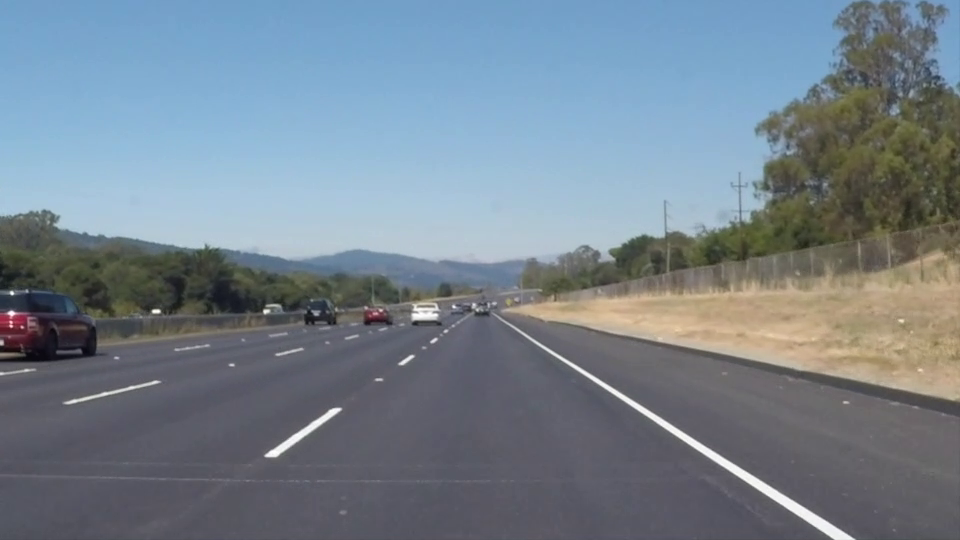
#> input picture frame 22 of Zadatak/test_videos/project_video01.mp4, 960 x 540 px
$ python videos_step.py   (older library calls are emulated)
#> lines starting #> are read from the running program, lines starting #| are printed output that depends on the picture; after the words box and inside, x2 and y2 are one past the last pixel; in counts of white or black regions, pixels touching at a corner belong together
#> (reads Zadatak/camera_cal/calib.npz from the repository)
### Zadatak/lane_finding/perspective.py
import cv2
import numpy as np

PROFILES_SRC = {
    # test_images/straight_lines1.jpg and straight_lines2.jpg (1280x720, hood at y ~ 0.94h)
    "highway_1280": [(0.443, 0.650), (0.557, 0.650), (0.801, 0.940), (0.199, 0.940)],
    # test_images/solidWhiteRight.jpg and solidYellowLeft.jpg (960x540, no hood visible)
    "highway_960": [(0.428, 0.650), (0.572, 0.650), (0.816, 0.940), (0.184, 0.940)],
    # challenge02.mp4: same resolution but the camera is mounted lower (horizon at ~0.61h);
    # points taken from the straight part of the video (frames 300-480)
    "low_camera": [(0.472, 0.676), (0.568, 0.676), (0.772, 0.940), (0.268, 0.940)],
    # challenge03.mp4: mountain road with sharp curves - shorter look-ahead;
    # points taken from the straight part of the video (frame 559)
    "mountain": [(0.393, 0.700), (0.584, 0.700), (0.781, 0.940), (0.195, 0.940)],
}
DST_REL = [(0.35, 0.0), (0.65, 0.0), (0.65, 1.0), (0.35, 1.0)]

ROI_MARGIN = 0.15
ROI_SIDE_DROP = 0.10

# Lane width in the bird's-eye view, relative to the image width
LANE_WIDTH_REL = DST_REL[1][0] - DST_REL[0][0]

def default_profile(img_size):
    w, _ = img_size
    return "highway_960" if w == 960 else "highway_1280"


class Perspective:

    def __init__(self, img_size, profile=None):
        self.w, self.h = img_size
        self.profile = profile or default_profile(img_size)
        self.src = np.float32([[x * self.w, y * self.h] for x, y in PROFILES_SRC[self.profile]])
        self.dst = np.float32([[x * self.w, y * self.h] for x, y in DST_REL])
        self.M = cv2.getPerspectiveTransform(self.src, self.dst)
        self.Minv = cv2.getPerspectiveTransform(self.dst, self.src)
        self.roi_polygon = self._roi_polygon()
        self.roi = self.warp(self._roi_camera(), flags=cv2.INTER_NEAREST)

    def _roi_polygon(self):

        tl, tr, br, bl = self.src
        m = ROI_MARGIN * self.w
        side_y = tl[1] + ROI_SIDE_DROP * self.h
        return np.int32([[tl[0] - m, tl[1]], [tr[0] + m, tr[1]], [self.w - 1, side_y],
                         [self.w - 1, br[1]], [0, bl[1]], [0, side_y]])

    def _roi_camera(self):
        mask = np.zeros((self.h, self.w), np.uint8)
        cv2.fillPoly(mask, [self.roi_polygon], 255)
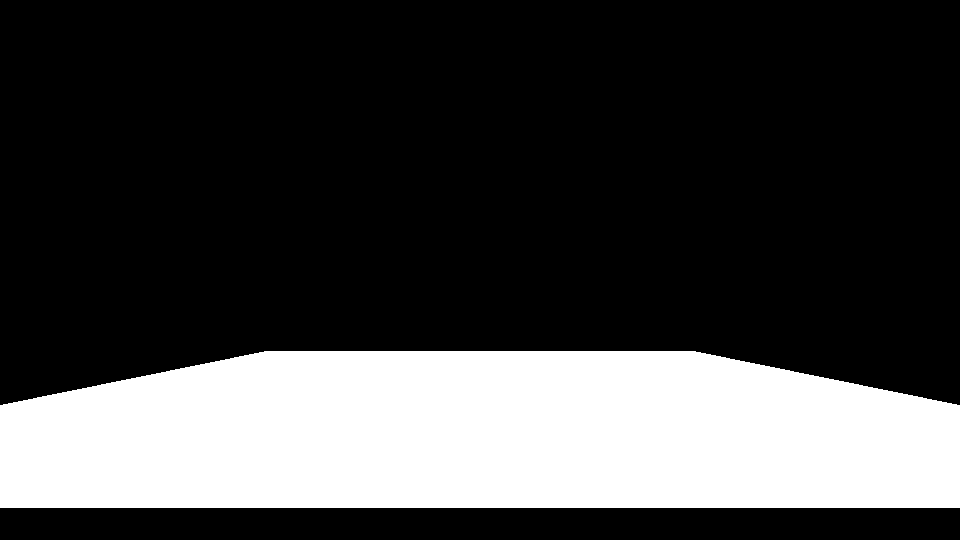
#> mask: shape (540, 960); 26.3% white; 1 white region, box (x1, y1, x2, y2) and area: (0, 351, 960, 508) 136302
        return mask

    def warp(self, img, flags=cv2.INTER_LINEAR):
        return cv2.warpPerspective(img, self.M, (self.w, self.h), flags=flags)

    def vehicle_x(self):
        bottom_y = self.src[2][1]
        pt = cv2.perspectiveTransform(np.float32([[[self.w / 2, bottom_y]]]), self.M)
        return float(pt[0, 0, 0])

    def unwarp(self, img, flags=cv2.INTER_LINEAR):
        return cv2.warpPerspective(img, self.Minv, (self.w, self.h), flags=flags)


# [7 lines left out: function warper, not called in this run]

### Zadatak/process_video.py
"""Run the pipeline on a video.

    python process_video.py test_videos/project_video01.mp4
    python process_video.py test_videos/challenge02.mp4 --profile low_camera --diag

Writes docs/videos/<name>.mp4, docs/videos/<name>.csv (one row per frame)
and with --diag also docs/videos/<name>_diag.mp4 (six-panel diagnostic view).
"""
import argparse
import csv
import os
import time

import cv2

from lane_finding.calibration import load_calibration
from lane_finding.diagnostics import diagnostic_view
from lane_finding.perspective import PROFILES_SRC
from lane_finding.pipeline import LaneFinder

ROOT = os.path.dirname(os.path.abspath(__file__))


def process_video(path, profile=None, diag=False, out_dir=None):
    out_dir = out_dir or os.path.normpath(os.path.join(ROOT, "..", "docs", "videos"))
    os.makedirs(out_dir, exist_ok=True)
    name = os.path.splitext(os.path.basename(path))[0]
    mtx, dist = load_calibration(os.path.join(ROOT, "camera_cal", "calib.npz"))

    cap = cv2.VideoCapture(path)
    if not cap.isOpened():
        raise OSError(f"Cannot open {path}")
    fps = cap.get(cv2.CAP_PROP_FPS)
    w, h = int(cap.get(cv2.CAP_PROP_FRAME_WIDTH)), int(cap.get(cv2.CAP_PROP_FRAME_HEIGHT))
    fourcc = cv2.VideoWriter_fourcc(*"mp4v")
    out = cv2.VideoWriter(os.path.join(out_dir, name + ".mp4"), fourcc, fps, (w, h))
    out_diag = cv2.VideoWriter(os.path.join(out_dir, name + "_diag.mp4"), fourcc, fps,
                               (w // 2 * 2, h // 2 * 3)) if diag else None

    if not out.isOpened() or (out_diag is not None and not out_diag.isOpened()):
        cap.release()
        raise OSError("Cannot open the output video (codec or output folder problem)")

    finder = LaneFinder((w, h), mtx, dist, profile, video=True)
    rows = []
    start = time.time()
    while True:
        ok, frame = cap.read()
#> frame is the input picture: shape (540, 960, 3); mean B, G, R 141.9, 130.7, 117.7
        if not ok:
            break
        r = finder.process(frame)
#> call 2 of warp, with flags = 1
#> in warp (call 2), `return cv2.warpPerspective(img, self.M, (self.w, self.h), flags=flags)`:
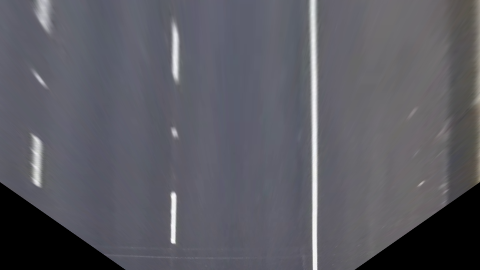
#> returned value: shape (540, 960, 3) (shown at 1/2 size); mean of channels 0, 1, 2 98.6, 90.9, 90.9; drawn as B, G, R
        out.write(r.image)
        if out_diag is not None:
            out_diag.write(diagnostic_view(r, len(rows)))
        rows.append({"frame": len(rows), "status": r.status,
                     "radius_m": "" if r.radius_m is None else round(r.radius_m, 1),
                     "offset_m": "" if r.offset_m is None else round(r.offset_m, 3),
                     "lane_width_m": "" if r.width_m is None else round(r.width_m, 3),
                     "alert": int(r.alert),
                     **{f"conf{i}": round(c, 2) for i, c in enumerate(r.confidences)},
                     **{f"state{i}": s for i, s in enumerate(r.states)}})
    cap.release()
    out.release()
    if out_diag is not None:
        out_diag.release()
    if not rows:
        raise RuntimeError(f"No frames could be read from {path}")
    expected = int(cv2.VideoCapture(path).get(cv2.CAP_PROP_FRAME_COUNT))
    if expected > 0 and len(rows) != expected:
        raise RuntimeError(f"{name}: decoded {len(rows)} of {expected} frames")
    written = cv2.VideoCapture(os.path.join(out_dir, name + ".mp4"))
    if int(written.get(cv2.CAP_PROP_FRAME_COUNT)) != len(rows):
        raise RuntimeError(f"{name}: the written video does not contain all {len(rows)} frames")
    written.release()

    with open(os.path.join(out_dir, name + ".csv"), "w", newline="") as f:
        writer = csv.DictWriter(f, fieldnames=list(rows[0]))
        writer.writeheader()
        writer.writerows(rows)

    counts = {s: sum(r["status"] == s for r in rows) for s in ("measured", "held", "inferred", "missing")}
    print(f"{name}: {len(rows)} frames, profile={finder.profile}, {time.time() - start:.0f} s, {counts}")
    return rows


# [8 lines that do not run on import are left out]

### Zadatak/lane_finding/thresholds.py
import cv2
import numpy as np

# Yellow in HSV (OpenCV: H 0-180, S and V 0-255)
YELLOW_LOW = np.array([15, 80, 100])
YELLOW_HIGH = np.array([35, 255, 255])

# Region of the road in front of the car (relative), used for the R histogram.
ROAD_Y = (0.65, 0.92)
ROAD_X = (0.25, 0.75)

R_PERCENTILE = 90       # "bright asphalt" level
R_ABOVE_ROAD = 25       # a marking is at least this much brighter than bright asphalt

R_MIN, R_MAX = 90, 245

TOPHAT_MIN = 20         # minimum local contrast of a marking (with the histogram threshold)
STRONG_TOPHAT = 40      # local contrast that is enough on its own (shadow, concrete)
WHITE_MAX_SAT = 60      # white markings are unsaturated (HSV S, 0-255)

# Yellow in Lab: b channel (128 = neutral grey, higher = more yellow).
YELLOW_B_MIN = 130
YELLOW_B_CONTRAST = 10


def yellow_mask(img):
    hsv = cv2.cvtColor(img, cv2.COLOR_BGR2HSV)
    return cv2.inRange(hsv, YELLOW_LOW, YELLOW_HIGH)


def yellow_lab_mask(img, kernel_width):
    """Yellow as a narrow stripe with higher Lab b than its surroundings."""
    b = cv2.cvtColor(img, cv2.COLOR_BGR2LAB)[:, :, 2]
    kernel = cv2.getStructuringElement(cv2.MORPH_RECT, (kernel_width, 1))
    contrast = cv2.morphologyEx(b, cv2.MORPH_TOPHAT, kernel)
    return cv2.bitwise_and(cv2.inRange(b, YELLOW_B_MIN, 255),
                           cv2.inRange(contrast, YELLOW_B_CONTRAST, 255))


def low_saturation_mask(img, max_sat=WHITE_MAX_SAT):
#> called with max_sat = 60
    hsv = cv2.cvtColor(img, cv2.COLOR_BGR2HSV)
#> hsv: shape (540, 960, 3); mean H, S, V 108.4, 21.8, 99
    return cv2.inRange(hsv[:, :, 1], 0, max_sat)
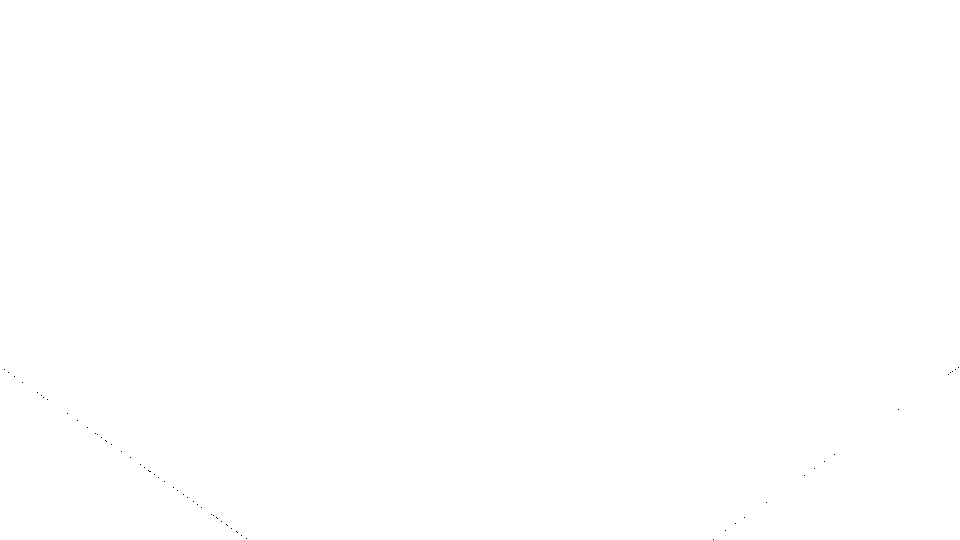
#> returned value: shape (540, 960); 100% white; black in thin lines or dots, all inside (x1, y1, x2, y2) = (4, 367, 959, 540)


def red_threshold(img, road_y=ROAD_Y, road_x=ROAD_X):

#> called with road_y = (0.3, 1), road_x = (0.38, 0.62)
    h, w = img.shape[:2]
    r = img[:, :, 2]   # OpenCV stores images as BGR -> index 2 is R
    road = r[int(road_y[0] * h):int(road_y[1] * h), int(road_x[0] * w):int(road_x[1] * w)]
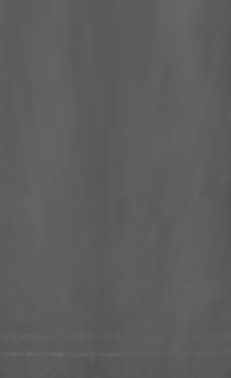
#> road: shape (378, 231); min 84, max 105, mean 93.5
    return float(np.clip(np.percentile(road, R_PERCENTILE) + R_ABOVE_ROAD, R_MIN, R_MAX))


def red_mask(img, **road):
    _, mask = cv2.threshold(img[:, :, 2], red_threshold(img, **road), 255, cv2.THRESH_BINARY)
#> mask: shape (540, 960); 3.3% white; 15 white regions (1 under 20 px), largest, box (x1, y1, x2, y2) and area: (617, 0, 637, 540) 7605, (61, 268, 86, 375) 1993, (343, 42, 359, 166) 1751
    return mask


def tophat_mask(img, kernel_width, min_contrast=TOPHAT_MIN):
    """Narrow bright structures (lane markings) on the R channel."""
#> called with kernel_width = 39, min_contrast = 20
    kernel = cv2.getStructuringElement(cv2.MORPH_RECT, (kernel_width, 1))
    tophat = cv2.morphologyEx(img[:, :, 2], cv2.MORPH_TOPHAT, kernel)
    _, mask = cv2.threshold(tophat, min_contrast, 255, cv2.THRESH_BINARY)
#> mask: shape (540, 960); 3.7% white; 13 white regions (1 under 20 px), largest, box (x1, y1, x2, y2) and area: (617, 0, 637, 540) 8207, (946, 0, 960, 366) 3066, (61, 266, 86, 375) 2159
    return mask


# [16 lines left out: functions sobel_x_mask, binary_image, not called in this run]


def lane_masks(img, kernel_width=None, **road):
    """(yellow, white) masks; their union is the binary image."""
    blur = cv2.GaussianBlur(img, (5, 5), 0)    # noise removal (02_02_low_pass.py)
    if kernel_width is None:
        kernel_width = int(0.04 * img.shape[1]) | 1
    low_sat = low_saturation_mask(blur)
    white = cv2.bitwise_and(red_mask(blur, **road), tophat_mask(blur, kernel_width))
    white = cv2.bitwise_and(white, low_sat)
    strong = cv2.bitwise_and(tophat_mask(blur, kernel_width, STRONG_TOPHAT), low_sat)
#> call 2 of tophat_mask, with kernel_width = 39, min_contrast = 40
#> in tophat_mask (call 2), `_, mask = cv2.threshold(tophat, min_contrast, 255, cv2.THRESH_BINARY)`:
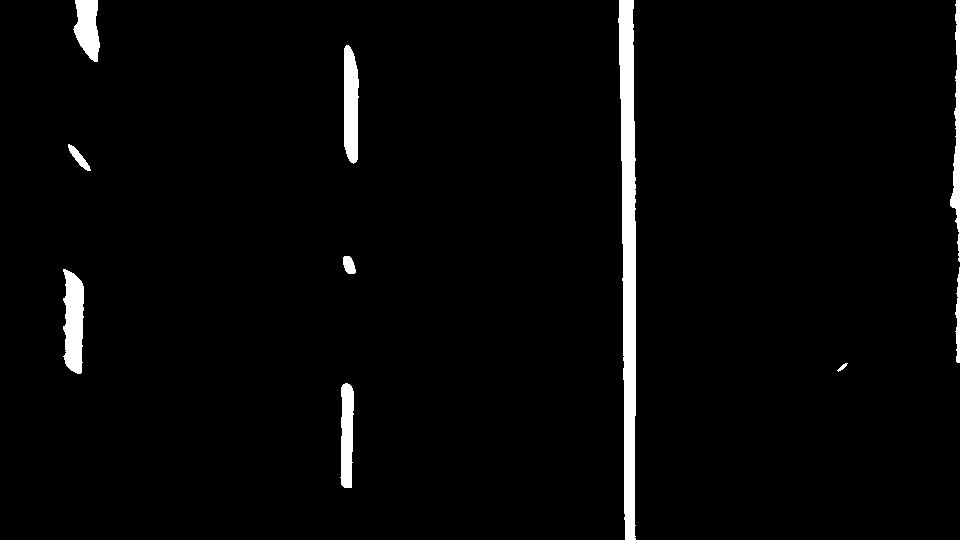
#> mask: shape (540, 960); 2.8% white; 10 white regions, largest, box (x1, y1, x2, y2) and area: (618, 0, 636, 540) 6947, (63, 269, 84, 374) 1725, (344, 45, 359, 164) 1513
    strong = cv2.bitwise_and(strong, cv2.inRange(blur[:, :, 2], R_MIN, 255))
    white = cv2.bitwise_or(white, strong)
    return (remove_wide_regions(yellow_lab_mask(blur, kernel_width), kernel_width),
            remove_wide_regions(white, kernel_width))
#> in yellow_lab_mask, `b = cv2.cvtColor(img, cv2.COLOR_BGR2LAB)[:, :, 2]`:
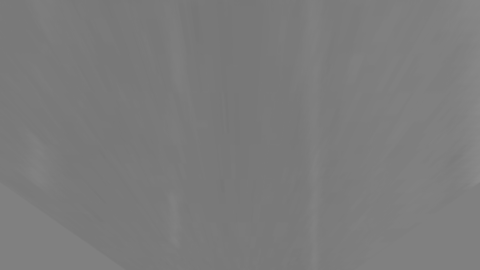
#> b: shape (540, 960) (shown at 1/2 size); min 118, max 139, mean 123.6
#> in yellow_lab_mask, `contrast = cv2.morphologyEx(b, cv2.MORPH_TOPHAT, kernel)`:
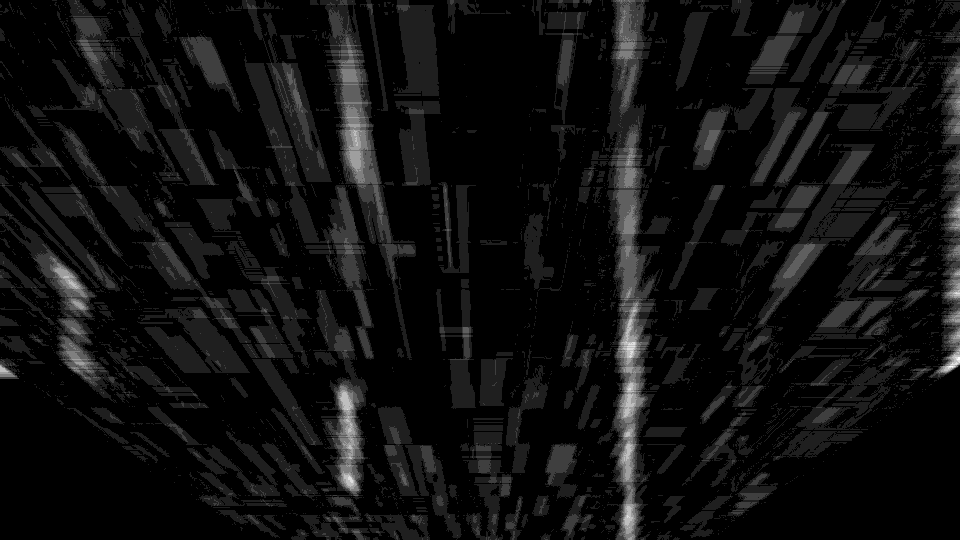
#> contrast: shape (540, 960); min 0, max 8, mean 0.492; drawn with min black and max white
#> (the rest of the program and of its run is left out)
